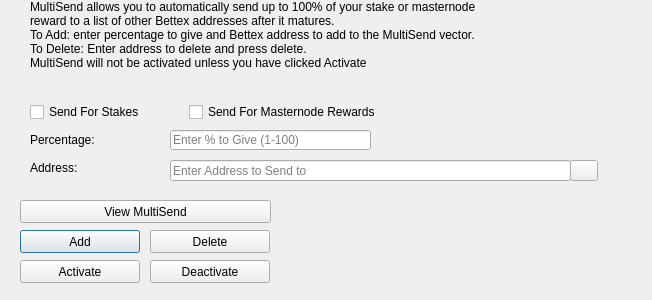
<?xml version="1.0" encoding="UTF-8"?>
<ui version="4.0">
 <class>MultiSendDialog</class>
 <widget class="QDialog" name="MultiSendDialog">
  <property name="windowModality">
   <enum>Qt::NonModal</enum>
  </property>
  <property name="geometry">
   <rect>
    <x>0</x>
    <y>0</y>
    <width>652</width>
    <height>300</height>
   </rect>
  </property>
  <property name="windowTitle">
   <string>MultiSend</string>
  </property>
  <widget class="QLineEdit" name="multiSendPercentEdit">
   <property name="geometry">
    <rect>
     <x>170</x>
     <y>130</y>
     <width>201</width>
     <height>20</height>
    </rect>
   </property>
   <property name="toolTip">
    <string>Enter whole numbers 1 - 100</string>
   </property>
   <property name="placeholderText">
    <string>Enter % to Give (1-100)</string>
   </property>
  </widget>
  <widget class="QLineEdit" name="multiSendAddressEdit">
   <property name="geometry">
    <rect>
     <x>170</x>
     <y>160</y>
     <width>401</width>
     <height>21</height>
    </rect>
   </property>
   <property name="toolTip">
    <string/>
   </property>
   <property name="placeholderText">
    <string>Enter Address to Send to</string>
   </property>
  </widget>
  <widget class="QLabel" name="label_2">
   <property name="geometry">
    <rect>
     <x>30</x>
     <y>0</y>
     <width>451</width>
     <height>121</height>
    </rect>
   </property>
   <property name="lineWidth">
    <number>1</number>
   </property>
   <property name="text">
    <string>MultiSend allows you to automatically send up to 100% of your stake or masternode reward to a list of other Bettex addresses after it matures.
To Add: enter percentage to give and Bettex address to add to the MultiSend vector.
To Delete: Enter address to delete and press delete.
MultiSend will not be activated unless you have clicked Activate</string>
   </property>
   <property name="alignment">
    <set>Qt::AlignLeading|Qt::AlignLeft|Qt::AlignTop</set>
   </property>
   <property name="wordWrap">
    <bool>true</bool>
   </property>
  </widget>
  <widget class="QLabel" name="message">
   <property name="geometry">
    <rect>
     <x>290</x>
     <y>200</y>
     <width>351</width>
     <height>91</height>
    </rect>
   </property>
   <property name="text">
    <string/>
   </property>
  </widget>
  <widget class="QPushButton" name="addButton">
   <property name="geometry">
    <rect>
     <x>20</x>
     <y>230</y>
     <width>120</width>
     <height>23</height>
    </rect>
   </property>
   <property name="toolTip">
    <string/>
   </property>
   <property name="statusTip">
    <string>Add to MultiSend Vector</string>
   </property>
   <property name="text">
    <string>Add</string>
   </property>
  </widget>
  <widget class="QPushButton" name="disableButton">
   <property name="geometry">
    <rect>
     <x>150</x>
     <y>260</y>
     <width>120</width>
     <height>23</height>
    </rect>
   </property>
   <property name="statusTip">
    <string>Deactivate MultiSend</string>
   </property>
   <property name="text">
    <string>Deactivate</string>
   </property>
  </widget>
  <widget class="QPushButton" name="addressBookButton">
   <property name="geometry">
    <rect>
     <x>570</x>
     <y>160</y>
     <width>28</width>
     <height>21</height>
    </rect>
   </property>
   <property name="toolTip">
    <string>Choose an address from the address book</string>
   </property>
   <property name="text">
    <string/>
   </property>
   <property name="icon">
    <iconset resource="../bettex.qrc">
     <normaloff>:/icons/address-book</normaloff>:/icons/address-book</iconset>
   </property>
   <property name="shortcut">
    <string>Alt+A</string>
   </property>
   <property name="autoDefault">
    <bool>false</bool>
   </property>
  </widget>
  <widget class="QLabel" name="label">
   <property name="geometry">
    <rect>
     <x>30</x>
     <y>130</y>
     <width>121</width>
     <height>20</height>
    </rect>
   </property>
   <property name="toolTip">
    <string>Percentage of stake to send</string>
   </property>
   <property name="text">
    <string>Percentage:</string>
   </property>
  </widget>
  <widget class="QLabel" name="label_5">
   <property name="geometry">
    <rect>
     <x>30</x>
     <y>160</y>
     <width>111</width>
     <height>16</height>
    </rect>
   </property>
   <property name="toolTip">
    <string>Address to send portion of stake to</string>
   </property>
   <property name="text">
    <string>Address:</string>
   </property>
  </widget>
  <widget class="QPushButton" name="deleteButton">
   <property name="geometry">
    <rect>
     <x>150</x>
     <y>230</y>
     <width>120</width>
     <height>23</height>
    </rect>
   </property>
   <property name="toolTip">
    <string/>
   </property>
   <property name="statusTip">
    <string>Delete Address From MultiSend Vector</string>
   </property>
   <property name="text">
    <string>Delete</string>
   </property>
  </widget>
  <widget class="QPushButton" name="activateButton">
   <property name="geometry">
    <rect>
     <x>20</x>
     <y>260</y>
     <width>120</width>
     <height>23</height>
    </rect>
   </property>
   <property name="statusTip">
    <string>Activate MultiSend</string>
   </property>
   <property name="text">
    <string>Activate</string>
   </property>
  </widget>
  <widget class="QPushButton" name="viewButton">
   <property name="geometry">
    <rect>
     <x>20</x>
     <y>200</y>
     <width>251</width>
     <height>23</height>
    </rect>
   </property>
   <property name="toolTip">
    <string/>
   </property>
   <property name="statusTip">
    <string>View MultiSend Vector</string>
   </property>
   <property name="text">
    <string>View MultiSend</string>
   </property>
  </widget>
  <widget class="QWidget" name="horizontalLayoutWidget">
   <property name="geometry">
    <rect>
     <x>30</x>
     <y>100</y>
     <width>351</width>
     <height>24</height>
    </rect>
   </property>
   <layout class="QHBoxLayout" name="horizontalLayout">
    <item>
     <widget class="QCheckBox" name="multiSendStakeCheckBox">
      <property name="text">
       <string>Send For Stakes</string>
      </property>
     </widget>
    </item>
    <item>
     <widget class="QCheckBox" name="multiSendMasternodeCheckBox">
      <property name="text">
       <string>Send For Masternode Rewards</string>
      </property>
     </widget>
    </item>
   </layout>
  </widget>
 </widget>
 <resources>
  <include location="../bettex.qrc"/>
 </resources>
 <connections/>
</ui>
